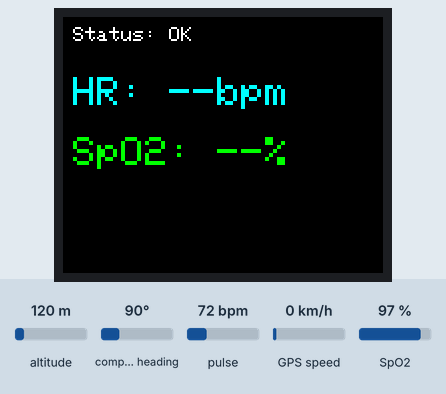
Bench run of a sketch on a simulated ESP32. Shown: 160×128 colour display. Inputs (shaded band) come from the test bench; at power-on: pulse 72 bpm, SpO2 97 %, altitude 120 m, compass heading 90°, GPS speed 0 km/h. WiFi joins after 1.5 s; servers stay silent unless stated; uploads are accepted with an empty reply; the GPS gets a fix after 3 s at 37.7749, -122.4194 with 8 satellites; what the sketch prints to the serial monitor is not drawn.

Above: at 2.8 s.
2.9 s: pulse set to 129 bpm
At 4.3 s:
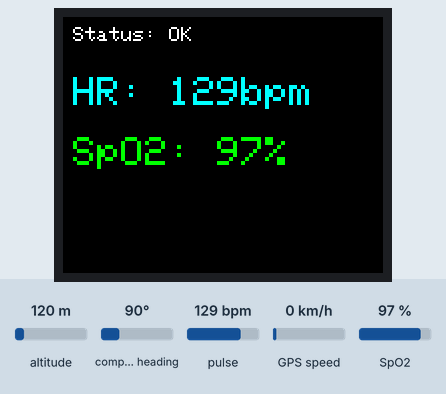
4.8 s: pulse set to 132 bpm
At 5.7 s:
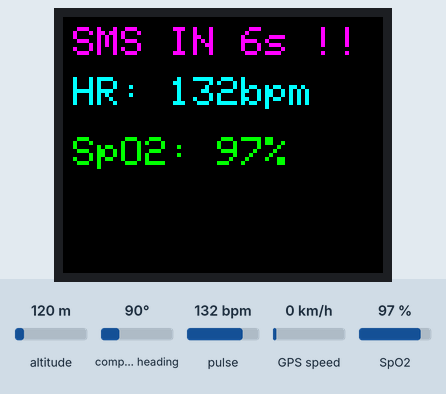
8.8 s: SpO2 set to 80 %
At 12.7 s:
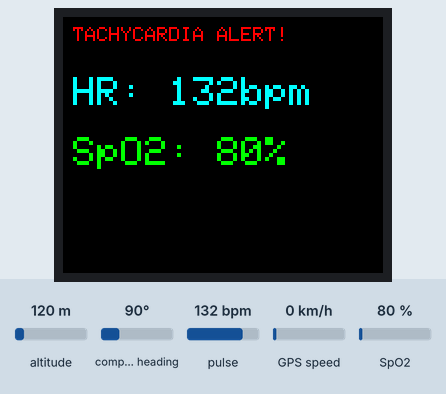
12.8 s: SpO2 set to 85 %
At 13.4 s:
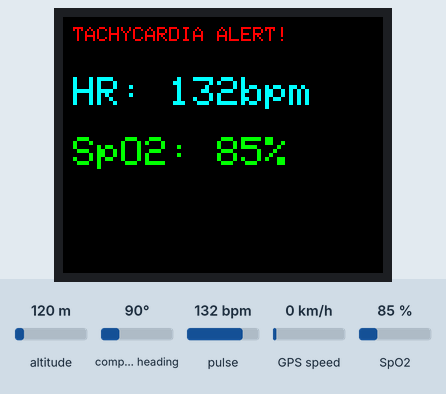
Timing chart, 0 to 15.4 s (numbered marks = the images above; inputs shaded):
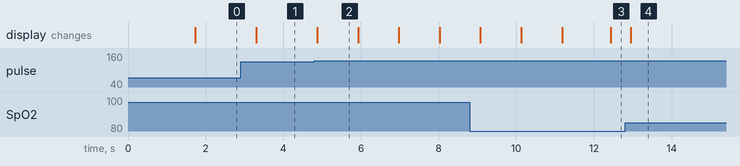

The sketch:

CardioSync.ino
```cpp
/**************** HEART RATE + SpO2 + GPS + SMS + GRAPH + AUDIO ****************/

#include <WiFi.h>
#include <WebServer.h>
#include <Wire.h>
#include <MAX30100_PulseOximeter.h>
#include <Adafruit_GFX.h>
#include <Adafruit_ST7735.h>
#include <TinyGPSPlus.h>
#include <HardwareSerial.h>
#include <WiFiClientSecure.h>
#include <HTTPClient.h>

/**************** CONFIGURATION (EDIT THIS) ****************/
const char* ssid = "Wi-Fi Name";
const char* password = "Wi-Fi PASS";

// TWILIO CREDENTIALS
const char* accountSID = "Twilio SSID";
const char* authToken  = "Twilio Token";
const char* twilioFrom = "+Purchased Virtual Number";

// EMERGENCY CONTACTS
const int NUM_CONTACTS = 3;
const char* contacts[NUM_CONTACTS] = {
  "Emergency Contact 1",
  "Emergency Contact 2",
  "Emergency Contact 3",
};

/**************** TFT DISPLAY ****************/
#define TFT_CS  5
#define TFT_RST 4
#define TFT_DC  2
Adafruit_ST7735 tft = Adafruit_ST7735(TFT_CS, TFT_DC, TFT_RST);

/**************** GLOBAL OBJECTS ****************/
WebServer server(80);
PulseOximeter pox;
TinyGPSPlus gps;
HardwareSerial GPS_Serial(2);

/**************** SENSOR VARIABLES ****************/
float heartRate = 0;
float SpO2 = 0;
double currentLat = 0.0;
double currentLng = 0.0;

/**************** ALARM VARIABLES ****************/
const int HR_HIGH_THRESHOLD_1 = 100;
const int HR_HIGH_THRESHOLD_2 = 130;
const int LHR_THRESHOLD = 50;

bool alarm1Active = false;
bool alarm2Active = false;
bool lhrAlarmActive = false;

bool alarm1Canceled = false;
bool alarm2Canceled = false;
bool lhrAlarmCanceled = false;

const unsigned long LHR_ACTIVATION_DELAY_MS = 15000;
unsigned long setupTime = 0;
bool sensorStabilized = false;

/**************** SMS ABORT LOGIC ****************/
bool smsPending = false;
unsigned long smsTimerStart = 0;
const unsigned long SMS_ABORT_WINDOW = 7000;
int pendingSmsType = 0;
bool smsSentForThisEvent = false;

/**************** TIMERS ****************/
unsigned long lastScreenUpdate = 0;
const int SCREEN_INTERVAL = 500;

/**************** FUNCTION DECLARATIONS ****************/
void handleRoot();
void handleData();
void handleCancel();
void updateTFTDisplay();
void checkAlarms();
void checkSMSLogic();
bool sendTwilioSMS(String toPhone, String message);
String urlEncode(const String &str);

/**************** SETUP ****************/
void setup() {
  Serial.begin(115200);

  // TFT Init
  tft.initR(INITR_BLACKTAB);
  tft.setRotation(1);
  tft.fillScreen(ST77XX_BLACK);
  tft.setTextColor(ST77XX_WHITE);
  tft.setTextSize(1);
  tft.print("System Starting...");

  // I2C Init
  Wire.begin(21, 22);

  // WiFi Init
  WiFi.mode(WIFI_STA);
  WiFi.begin(ssid, password);
  unsigned long wifiStart = millis();
  while (WiFi.status() != WL_CONNECTED) {
    delay(500);
    if (millis() - wifiStart > 20000) break;
  }
  if (WiFi.status() == WL_CONNECTED) {
    Serial.println(WiFi.localIP());
  }

  // MAX30100 Init
  if (!pox.begin()) {
    tft.fillScreen(ST77XX_RED);
    tft.setCursor(0,0);
    tft.print("SENSOR FAIL");
    while(1);
  }
  pox.setIRLedCurrent(MAX30100_LED_CURR_50MA);

  // GPS Init
  GPS_Serial.begin(9600, SERIAL_8N1, 16, 17);

  // Webserver Routes
  server.on("/", handleRoot);
  server.on("/data", handleData);
  server.on("/cancel", handleCancel);
  server.begin();

  setupTime = millis();
  tft.fillScreen(ST77XX_BLACK);
}

/**************** MAIN LOOP ****************/
void loop() {
  pox.update();
  server.handleClient();

  heartRate = pox.getHeartRate();
  SpO2 = pox.getSpO2();

  while (GPS_Serial.available() > 0) {
    gps.encode(GPS_Serial.read());
    if (gps.location.isUpdated()) {
      currentLat = gps.location.lat();
      currentLng = gps.location.lng();
    }
  }

  checkAlarms();
  checkSMSLogic();

  if (millis() - lastScreenUpdate > SCREEN_INTERVAL) {
    updateTFTDisplay();
    lastScreenUpdate = millis();
  }
}

/**************** ALARM LOGIC ****************/
void checkAlarms() {
  alarm1Active = (heartRate > HR_HIGH_THRESHOLD_1 && !alarm1Canceled);
  alarm2Active = (heartRate > HR_HIGH_THRESHOLD_2 && !alarm2Canceled);

  if (heartRate < HR_HIGH_THRESHOLD_1) alarm1Canceled = false;
  if (heartRate < HR_HIGH_THRESHOLD_2) {
    alarm2Canceled = false;
    if (!lhrAlarmActive) smsSentForThisEvent = false;
  }

  const unsigned long LHR_DEBOUNCE_MS = 10000;
  static unsigned long lhrTimerStart = 0;
  static float prevHeartRate = 0;

  if (heartRate > LHR_THRESHOLD) sensorStabilized = true;

  bool lhrThresholdActive = (sensorStabilized && heartRate > 0 && heartRate < LHR_THRESHOLD);

  if (lhrThresholdActive && prevHeartRate >= LHR_THRESHOLD) lhrTimerStart = millis();

  if (lhrThresholdActive) {
    bool isIncreasing = (heartRate > prevHeartRate + 2.0);
    bool debouncePassed = (millis() - lhrTimerStart >= LHR_DEBOUNCE_MS);
    lhrAlarmActive = (debouncePassed && !isIncreasing && !lhrAlarmCanceled);
  } else {
    lhrAlarmActive = false;
    if (!alarm2Active) smsSentForThisEvent = false;
  }

  if (heartRate >= LHR_THRESHOLD) lhrAlarmCanceled = false;
  prevHeartRate = heartRate;
}

/**************** SMS LOGIC ****************/
void checkSMSLogic() {
  bool criticalCondition = false;
  int type = 0;

  if (alarm2Active) {
    criticalCondition = true;
    type = 1;
  } else if (lhrAlarmActive) {
    criticalCondition = true;
    type = 2;
  }

  if (criticalCondition && !smsPending && !smsSentForThisEvent) {
    smsPending = true;
    smsTimerStart = millis();
    pendingSmsType = type;
  }

  if (!criticalCondition && smsPending) smsPending = false;

  if (smsPending) {
    unsigned long elapsed = millis() - smsTimerStart;
    if (elapsed > SMS_ABORT_WINDOW) {
      String conditionName = (pendingSmsType == 1) ? "TACHYCARDIA (High HR)" : "BRADYCARDIA (Low HR)";
      String mapLink = "https://maps.google.com/?q=" + String(currentLat, 6) + "," + String(currentLng, 6);

      String msgBody = "EMERGENCY ALERT!\nCondition: " + conditionName + "\n";
      msgBody += "HR: " + String(heartRate, 1) + " BPM\n";
      msgBody += "Location: " + mapLink;

      for(int i=0; i<NUM_CONTACTS; i++) {
        if(String(contacts[i]) != "+910000000000") sendTwilioSMS(contacts[i], msgBody);
      }
      smsPending = false;
      smsSentForThisEvent = true;
    }
  }
}

/**************** UPDATE TFT ****************/
void updateTFTDisplay() {
  tft.fillScreen(ST77XX_BLACK);

  tft.setCursor(5, 5);
  if (smsPending) {
    tft.setTextColor(ST77XX_MAGENTA);
    tft.setTextSize(2);
    tft.print("SMS IN ");
    tft.print((SMS_ABORT_WINDOW - (millis() - smsTimerStart))/1000);
    tft.print("s !!");
  } else if (lhrAlarmActive) {
    tft.setTextColor(ST77XX_MAGENTA);
    tft.setTextSize(1);
    tft.print("BRADYCARDIA ALERT!");
  } else if (alarm2Active) {
    tft.setTextColor(ST77XX_RED);
    tft.setTextSize(1);
    tft.print("TACHYCARDIA ALERT!");
  } else {
    tft.setTextColor(ST77XX_WHITE);
    tft.setTextSize(1);
    tft.print("Status: OK");
  }

  tft.setCursor(5, 30);
  tft.setTextColor(ST77XX_CYAN);
  tft.setTextSize(2);
  tft.print("HR: ");
  if (heartRate > 0) tft.print(heartRate, 0); else tft.print("--");
  tft.print("bpm");

  tft.setCursor(5, 60);
  tft.setTextColor(ST77XX_GREEN);
  tft.print("SpO2: ");
  if (SpO2 > 0) tft.print(SpO2, 0); else tft.print("--");
  tft.print("%");
}

/**************** WEBPAGE + GRAPH ****************/
void handleRoot() {
  String html = R"rawliteral(
<!DOCTYPE html>
<html>
<head>
<title>Health Monitor</title>
<meta name="viewport" content="width=device-width, initial-scale=1">
<script src="https://cdn.jsdelivr.net/npm/chart.js"></script>
<style>
body { font-family: Arial; padding: 10px; text-align:center; background:#f4f4f4; }
.container { max-width: 600px; margin: 0 auto; background: white; padding: 20px; border-radius: 10px; }
.card { border: 2px solid #ccc; padding: 15px; border-radius: 8px; margin: 10px 5px; display:inline-block; width: 40%; font-size:20px; font-weight:bold; }
.btn-sound { background: #28a745; color: white; border: none; padding: 10px 20px; font-size: 16px; border-radius: 5px; margin-bottom: 20px; cursor: pointer; }
.btn-cancel { background: #d9534f; color: white; border: none; padding: 15px 30px; font-size: 18px; border-radius: 5px; width: 100%; margin-top:10px; cursor: pointer; }
.alert-box { background-color: #f8d7da; color: #721c24; border: 1px solid #f5c6cb; padding: 20px; border-radius: 5px; margin-top: 20px; display: none; }
canvas { background: #fff; margin-top: 20px; border: 1px solid #ddd; border-radius: 5px; }
</style>
</head>
<body>

<div class="container">
  <h2>Live Health Monitor</h2>
  <button onclick="enableAudio()" class="btn-sound">Enable Sound</button>

  <div>
    <div class="card" style="border-color:red; color:red;">
      HR: <span id="hr">--</span> <span style="font-size:14px">BPM</span>
    </div>
    <div class="card" style="border-color:green; color:green;">
      SpO2: <span id="spo2">--</span> <span style="font-size:14px">%</span>
    </div>
  </div>

  <div>
    <canvas id="hrChart"></canvas>
  </div>

  <div id="alarmBox" class="alert-box">
    <h3 id="alarmTitle">CRITICAL ALERT!</h3>
    <p>SMS Sending in: <span id="smsTimer" style="font-weight:bold; color:red; font-size:20px;">--</span> s</p>
    <button class="btn-cancel" onclick="cancelAll()">ABORT SMS & ALARM</button>
  </div>

  <div style="margin-top:20px;">
    Location: <a id="gpsLink" href="#" target="_blank">Waiting for GPS...</a>
  </div>
</div>

<audio id="alarmSound" loop preload="auto">
  <source src="https://actions.google.com/sounds/v1/alarms/alarm_clock.ogg" type="audio/ogg">
</audio>

<script>
let audioEnabled = false;
let soundPlaying = false;

const ctx = document.getElementById('hrChart').getContext('2d');
const hrChart = new Chart(ctx, {
    type: 'line',
    data: {
        labels: [],
        datasets: [{
            label: 'Heart Rate Readings',
            data: [],
            borderColor: 'red',
            backgroundColor: 'rgba(255, 0, 0, 0.1)',
            borderWidth: 2,
            tension: 0.3,
            pointRadius: 3,
            fill: true
        }]
    },
    options: {
        responsive: true,
        scales: {
            x: {
                title: { display: true, text: 'Time' },
                ticks: { maxTicksLimit: 5 }
            },
            y: {
                title: { display: true, text: 'BPM' },
                min: 0,
                max: 250,
                ticks:{
                  stepSize:25
                },
            }
        }
    }
});

function updateGraph(time, hrValue) {
    hrChart.data.labels.push(time);
    hrChart.data.datasets[0].data.push(hrValue);
    if (hrChart.data.labels.length > 20) {
        hrChart.data.labels.shift();
        hrChart.data.datasets[0].data.shift();
    }
    hrChart.update();
}

function enableAudio() {
  document.getElementById('alarmSound').play().catch(()=>{});
  document.getElementById('alarmSound').pause();
  audioEnabled = true;
  alert("Sound Enabled!");
}

function cancelAll() {
  fetch('/cancel?alarm=2');
  fetch('/cancel?alarm=3');
  if(soundPlaying) {
      document.getElementById('alarmSound').pause();
      document.getElementById('alarmSound').currentTime = 0;
      soundPlaying = false;
  }
  document.getElementById('alarmBox').style.display = 'none';
  alert("Alarms Canceled!");
}

function updateData() {
  fetch('/data').then(r => r.json()).then(d => {
    document.getElementById('hr').innerText = d.hr.toFixed(1);
    document.getElementById('spo2').innerText = d.spo2.toFixed(1);

    if(d.hr > 40) {
        let now = new Date();
        let timeStr = now.getHours() + ":" + now.getMinutes() + ":" + now.getSeconds();
        updateGraph(timeStr, d.hr);
    }

    if(d.lat != 0) {
      document.getElementById('gpsLink').href = "https://maps.google.com/?q=" + d.lat + "," + d.lng;
      document.getElementById('gpsLink').innerText = "Open Maps";
    }

    let box = document.getElementById('alarmBox');

    if (d.smsPending) {
       box.style.display = 'block';
       document.getElementById('smsTimer').innerText = "7";
       document.getElementById('alarmTitle').innerText = (d.type == 1) ? "TACHYCARDIA ALERT" : "BRADYCARDIA ALERT";

       if(audioEnabled && !soundPlaying) {
         document.getElementById('alarmSound').play();
         soundPlaying = true;
       }
    } else {
       box.style.display = 'none';
       if(soundPlaying) {
         document.getElementById('alarmSound').pause();
         document.getElementById('alarmSound').currentTime = 0;
         soundPlaying = false;
       }
    }
  });
}
setInterval(updateData, 1000);
</script>
</body>
</html>
)rawliteral";
  server.send(200, "text/html", html);
}

void handleData() {
  String json = "{";
  json += "\"hr\":" + String(heartRate) + ",";
  json += "\"spo2\":" + String(SpO2) + ",";
  json += "\"lat\":" + String(currentLat, 6) + ",";
  json += "\"lng\":" + String(currentLng, 6) + ",";
  json += "\"smsPending\":" + String(smsPending ? "true" : "false") + ",";
  json += "\"type\":" + String(pendingSmsType);
  json += "}";
  server.send(200, "application/json", json);
}

void handleCancel() {
  if (server.hasArg("alarm")) {
    int a = server.arg("alarm").toInt();
    if (a == 1) alarm1Canceled = true;
    if (a == 2) alarm2Canceled = true;
    if (a == 3) lhrAlarmCanceled = true;

    if (a == 2 || a == 3) {
      smsPending = false;
      Serial.println("User Canceled -> SMS ABORTED");
    }
  }
  server.send(200, "text/plain", "OK");
}

/**************** TWILIO SMS ****************/
bool sendTwilioSMS(String toPhone, String message) {
  if (WiFi.status() != WL_CONNECTED) return false;
  WiFiClientSecure client;
  client.setInsecure();
  HTTPClient https;
  String url = "https://api.twilio.com/2010-04-01/Accounts/" + String(accountSID) + "/Messages.json";

  if (https.begin(client, url)) {
    https.setAuthorization(accountSID, authToken);
    https.addHeader("Content-Type", "application/x-www-form-urlencoded");
    String payload = "To=" + urlEncode(toPhone) + "&From=" + urlEncode(twilioFrom) + "&Body=" + urlEncode(message);
    int httpCode = https.POST(payload);
    https.end();
    return (httpCode == 201);
  }
  return false;
}

String urlEncode(const String &str) {
  String encoded = "";
  char c;
  const char *hex = "0123456789ABCDEF";
  for (size_t i = 0; i < str.length(); i++) {
    c = str[i];
    if (('a' <= c && c <= 'z') || ('A' <= c && c <= 'Z') || ('0' <= c && c <= '9')) encoded += c;
    else if (c == ' ') encoded += '+';
    else {
      encoded += '%';
      encoded += hex[(c >> 4) & 0xF];
      encoded += hex[c & 0xF];
    }
  }
  return encoded;
}
```

Measured:
- the behaviour switches between 130 and 131 bpm on pulse (found by bisection; images 1 and 2)
- after the input at 2.9 s, the display: changes after 0.40 s (image 1)
- after the input at 4.8 s, the display: changes after 0.07 s (image 2)
- after the input at 12.8 s, the display: changes after 0.15 s (image 4)
- what the display in image 2 shows lasts 1.0 s, from 4.9 s to 5.9 s
